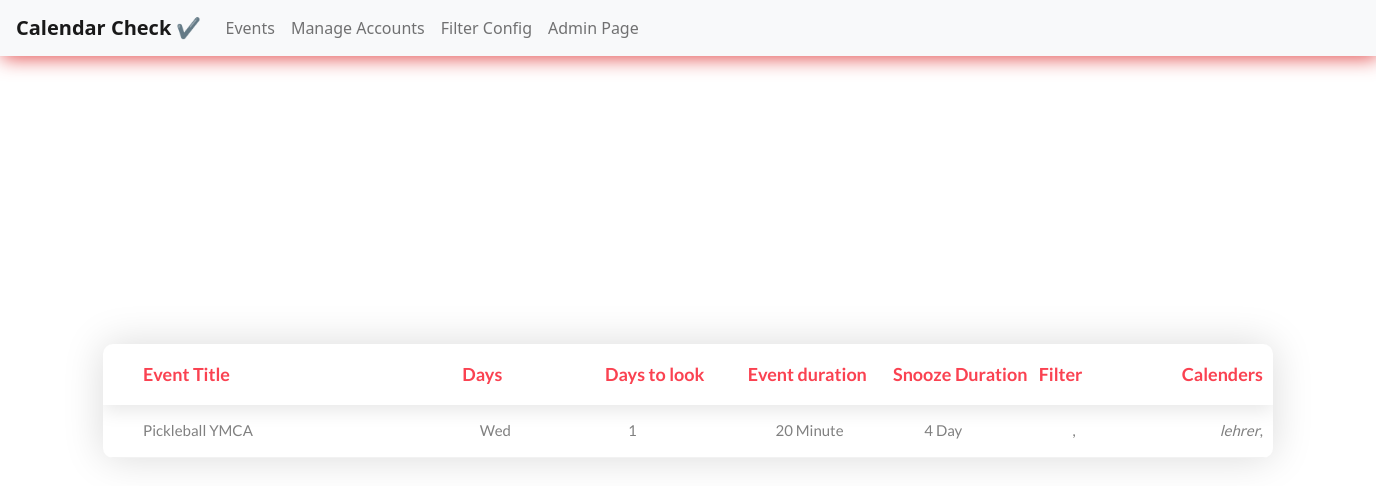
/, run on an earlier commit of the app's database.
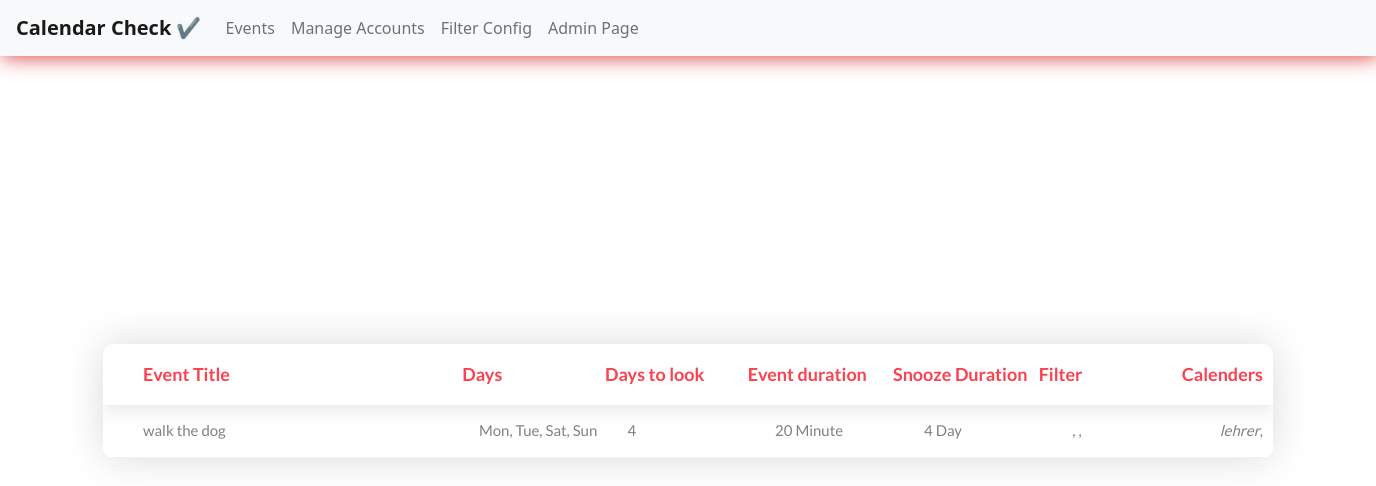
And on a later commit of the database.
### cal/models.py (models this page shows, shortened)
class EventDetails(models.Model):
    title = models.CharField(max_length=200, help_text = "Event Title")
    days_to_look = models.IntegerField(null=True, help_text = "Number of days to look")
    days = MultiSelectField(choices=day_choices, null=True, help_text = "Days to look at")
    free_event = models.BooleanField('include free events?', default=True)
    event_duration_type = models.CharField(max_length=100, choices=event_duration_choice, help_text = "Days / Hours / Minutes")
    event_duration = models.IntegerField()
    apply_snooze = models.BooleanField(default=True, help_text = "Apply snooze")
    snooze_type = models.CharField(max_length=100, choices=event_duration_choice, help_text = "Days / Hours / Minutes")
    snooze_duration = models.IntegerField(help_text = "Duration for the snooze")
    snooze_days = MultiSelectField(choices=day_choices, null=True, blank=True, help_text = "Snooze days (Optional)")
    filter = models.ManyToManyField(Filter, help_text = "Choose Filter(s)")
    calenders = models.ManyToManyField('Calenders', help_text = "Pick calendars to look into")
    class Meta:
        verbose_name_plural = "Event Details"

class Filter(models.Model):
    filter_detail = models.CharField('Filter Detail', max_length=300, null=True)
    keyword = models.CharField(max_length=30, choices=keyword)
    X1 = models.CharField('value to set(X1)', max_length=200, null=True, blank=True, help_text = "if Window is selected Please use 12-hour clock and X2 should be greater than X1")
    X2 = models.CharField('value to set(X2)', max_length=200, null=True, blank=True)
    class Meta:
        verbose_name_plural = "FIlters"

class Calenders(models.Model):
    name = models.CharField(null=True, blank=True, max_length=200)
    ide = models.CharField(max_length=400, null=True, blank=True)
    token_url = models.CharField(max_length=200, null=True, blank=True)
    title = models.CharField(max_length=200, null=True, blank=True)
    class Meta:
        verbose_name_plural = "Calenders"

### cal/views.py (the view)
# urls.py: path('', home, name='home'),
def home(request):
    events = EventDetails.objects.all()
    context = {'events': events}
    return render(request, 'cal/home.html', context)

### cal/templates/cal/home.html (shortened to what this page needs)
{% extends 'index.html' %}
{% load static %}
{% block content %}
<div class="limiter">
    <div class="container-table100">
        <div class="wrap-table100">
            <div class="table100 ver2 m-b-110">
                <div class="table100-head">
                    <table>
                        <thead>
                            <tr class="row100 head">
                                <th class="cell100 column1">Event Title</th>
                                <th class="cell100 column5">Days</th>
                                <th class="cell100 column2">Days to look</th>
                                <th class="cell100 column5">Event duration</th>
                                <th class="cell100 column5">Snooze Duration</th>
                                <th class="cell100 column5">Filter</th>
                                <th class="cell100 column5">Calenders</th>
                            </tr>
                        </thead>
                    </table>
                </div>
                <div class="table100-body js-pscroll">
                    <table>
                        <tbody>
                            {% for event in events %}
                            <tr class="row100 body">
                                <td class="cell100 column1">{{ event.title }}</td>
                                <td class="cell100 column5">{{ event.days }}</td>
                                <td class="cell100 column2">{{ event.days_to_look }}</td>
                                <td class="cell100 column5">{{ event.event_duration }} {{ event.event_duration_type }}</td>
                                <td class="cell100 column5">{{ event.snooze_duration }} {{ event.snooze_type }}</td>
                                <td class="cell100 column5">
                                    {% for fil in event.filter.all %}
                                    ,
                                    {% endfor %}
                                </td>
                                <td class="cell100 column5">
                                    {% for cal in event.calenders.all %}
                                    <i>{{ cal.name }}</i>,
                                    {% endfor %}
                                </td>
                            </tr>
                            {% endfor %}
                        </tbody>
                    </table>
                </div>
            </div>
        </div>
    </div>
</div>
{% endblock content %}

What changed in the data, as far as the page shows it:
changed EventDetails "Minute": title "Pickleball YMCA" → "walk the dog"; days "Wed" → "Mon, Tue, Sat, Sun"; days_to_look "1" → "4"
